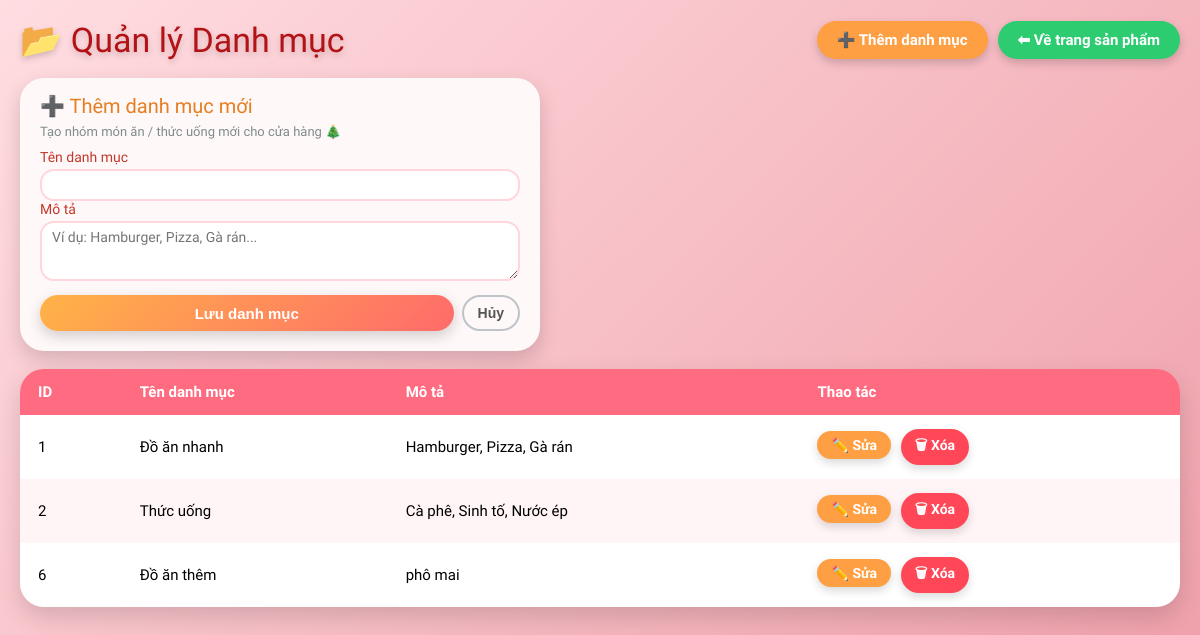
Screenshot of /backend/danhmuc.php with the database file from the repository.
### tables this page shows
CREATE TABLE `danhmuc` (
  `maDM` int(11) NOT NULL,
  `tenDM` varchar(200) NOT NULL,
  `moTa` varchar(500) DEFAULT NULL
);

### backend/danhmuc.php (the view, shortened to what this page needs)
<?php
require_once __DIR__ . '/connect.php';
$sql  = "SELECT maDM, tenDM, moTa FROM danhmuc ORDER BY maDM ASC";
$result = $conn->query($sql);
?>
<!DOCTYPE html>
<html lang="vi">
<head>
</head>
<body>
<div class="topbar">
    <div class="title">📂 Quản lý Danh mục</div>
    <div class="top-right">
        <a href="#add-form" class="btn-add">➕ Thêm danh mục</a>
        <a href="../index.html" class="back-btn">⬅ Về trang sản phẩm</a>
    </div>
</div>
<div id="add-form" class="add-card">
    <div class="add-title">➕ Thêm danh mục mới</div>
    <div class="add-sub">Tạo nhóm món ăn / thức uống mới cho cửa hàng 🎄</div>
    <form method="post">
        <label for="tenDM">Tên danh mục</label>
        <input class="input" type="text" id="tenDM" name="tenDM" required>
        <label for="moTa">Mô tả</label>
        <textarea class="textarea" id="moTa" name="moTa"
                  placeholder="Ví dụ: Hamburger, Pizza, Gà rán..."></textarea>
        <div class="add-actions">
            <button type="submit" class="btn-save">Lưu danh mục</button>
            <button type="button" class="btn-cancel"
                    onclick="window.location.href='danhmuc.php'">Hủy</button>
        </div>
    </form>
</div>
<div class="table-wrapper">
    <table>
        <thead>
            <tr>
                <th>ID</th>
                <th>Tên danh mục</th>
                <th>Mô tả</th>
                <th>Thao tác</th>
            </tr>
        </thead>
        <tbody>
        <?php if ($result && $result->num_rows > 0): ?>
            <?php while($row = $result->fetch_assoc()): ?>
                <tr>
                    <td><?= $row['maDM']; ?></td>
                    <td><?= htmlspecialchars($row['tenDM']); ?></td>
                    <td><?= htmlspecialchars($row['moTa']); ?></td>
                    <td>
                        <a class="action-btn btn-edit"
                           href="edit_danhmuc.php?id=<?= $row['maDM']; ?>">✏️ Sửa</a>
                        <a class="action-btn btn-delete"
                           href="deletedanhmuc.php?id=<?= $row['maDM']; ?>"
                           onclick="return confirm('Bạn có chắc muốn xóa danh mục này không?');">
                           🗑 Xóa
                        </a>
                    </td>
                </tr>
            <?php endwhile; ?>
        <?php else: ?>
            <tr><td colspan="4">Chưa có danh mục nào.</td></tr>
        <?php endif; ?>
        </tbody>
    </table>
</div>
</body>
</html>

### backend/danhmuc.php (style rules this page uses)
* { box-sizing: border-box; }
body { margin: 0; padding: 20px; font-family: "Baloo 2", cursive; background: linear-gradient(135deg, #ffdde1, #ee9ca7); min-height: 100vh; overflow-x: hidden; position: relative; }
.topbar { display: flex; justify-content: space-between; align-items: center; margin-bottom: 18px; }
.title { font-size: 34px; color: #b31217; display: flex; align-items: center; gap: 8px; text-shadow: 0 3px 6px rgba(0,0,0,0.18); }
.top-right { display: flex; align-items: center; gap: 10px; }
.back-btn, .btn-add { padding: 10px 20px; border-radius: 999px; text-decoration: none; font-weight: 600; font-size: 15px; display: inline-flex; align-items: center; gap: 6px; box-shadow: 0 4px 10px rgba(0,0,0,0.18); border: none; }
.back-btn { background: #2ecc71; color: #ffffff; }
.btn-add { background: #ff9f43; color: #ffffff; }
.add-card { width: 100%; max-width: 520px; background: #fff8f8; border-radius: 24px; padding: 16px 20px 20px; box-shadow: 0 8px 20px rgba(0,0,0,0.16); margin-bottom: 18px; }
.add-title { font-size: 20px; color: #e67e22; margin-bottom: 6px; }
.add-sub { font-size: 13px; color: #7f8c8d; margin-bottom: 10px; }
label { display: block; font-size: 14px; color: #c0392b; margin-bottom: 4px; }
.input, .textarea { width: 100%; border-radius: 14px; border: 2px solid #ffd6dc; padding: 6px 10px; font-size: 14px; font-family: inherit; outline: none; background: #ffffff; transition: 0.15s; }
.textarea { resize: vertical; min-height: 60px; }
.add-actions { margin-top: 10px; display: flex; gap: 8px; }
.btn-save { flex: 1; border: none; border-radius: 999px; background: linear-gradient(135deg,#ffb347,#ff6b6b); color: #fff; font-size: 15px; font-weight: 600; padding: 8px 0; cursor: pointer; box-shadow: 0 5px 14px rgba(0,0,0,0.18); }
.btn-cancel { padding: 8px 14px; border-radius: 999px; border: 2px solid #bdc3c7; background: transparent; font-size: 14px; font-weight: 600; cursor: pointer; color: #555; }
.table-wrapper { margin-top: 10px; }
table { width: 100%; border-collapse: collapse; border-radius: 24px; overflow: hidden; box-shadow: 0 10px 24px rgba(0,0,0,0.15); }
thead { background:#ff6b81; color:#fff; }
th,td { padding:14px 18px; font-size:15px; text-align:left; }
tbody tr:nth-child(even) { background:#fff5f6; }
tbody tr:nth-child(odd) { background:#ffffff; }
.action-btn { display:inline-flex; align-items:center; gap:6px; padding:6px 14px; border-radius:999px; border:none; text-decoration:none; font-size:14px; font-weight:600; cursor:pointer; box-shadow:0 4px 10px rgba(0,0,0,0.15); }
.btn-edit { background:#ff9f43;color:#fff; }
.btn-delete { background:#ff4757;color:#fff;margin-left:6px; }

### rows the page displays
danhmuc: maDM "1", tenDM "Đồ ăn nhanh", moTa "Hamburger, Pizza, Gà rán"
danhmuc: maDM "2", tenDM "Thức uống", moTa "Cà phê, Sinh tố, Nước ép"
danhmuc: maDM "6", tenDM "Đồ ăn thêm", moTa "phô mai"
